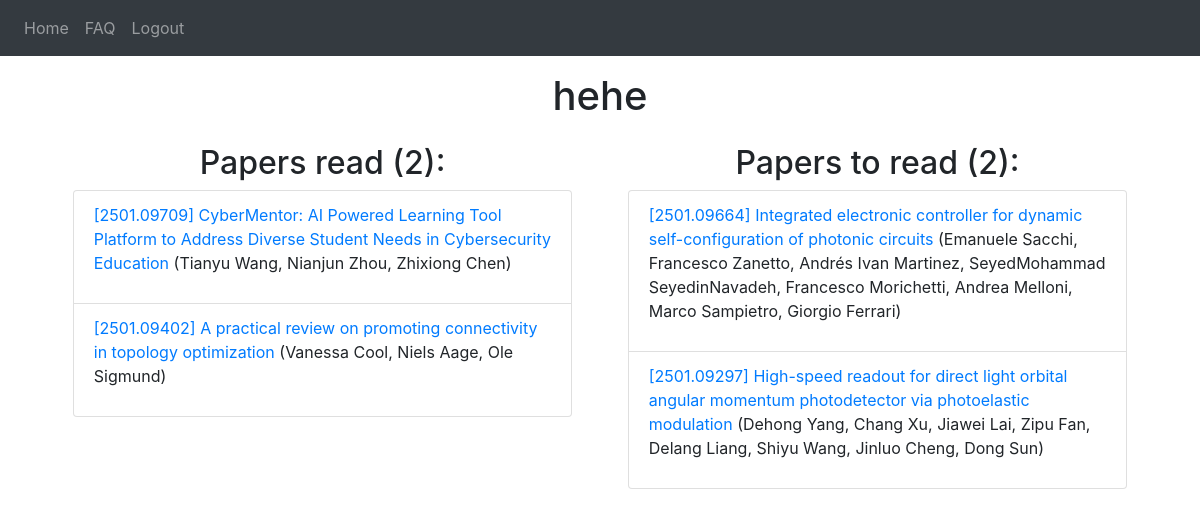
Screenshot of /user/hehe (signed in) with the database file from the repository.
### website/models.py (models this page shows)
class User(db.Model, UserMixin):
    id = db.Column(db.Integer, primary_key=True)
    email = db.Column(db.String(150), unique=True)
    password = db.Column(db.String(150))
    username = db.Column(db.String(150), unique=True)
    papers_read = db.relationship('PaperRead', cascade="all, delete-orphan")
    papers_to_read = db.relationship('PaperToRead', cascade="all, delete-orphan")

class PaperRead(db.Model):
    id = db.Column(db.Integer, primary_key=True)
    title = db.Column(db.String(10000))
    authors = db.Column(db.String(10000))
    date = db.Column(db.DateTime(timezone=True), default=func.now())
    link = db.Column(db.String(10000))
    user_id = db.Column(db.Integer, db.ForeignKey('user.id'))

class PaperToRead(db.Model):
    id = db.Column(db.Integer, primary_key=True)
    title = db.Column(db.String(10000))
    authors = db.Column(db.String(10000))
    date = db.Column(db.DateTime(timezone=True), default=func.now())
    link = db.Column(db.String(10000))
    user_id = db.Column(db.Integer, db.ForeignKey('user.id'))

### website/views.py (the view)
@views.route('/user/<username>', methods=['GET', 'POST'])
@login_required
def user(username):
    user = db.first_or_404(sa.select(User).where(User.username == username))
    return render_template('user.html', user=user)

### website/__init__.py (called while the page is built)
def create_app():
    app = Flask(__name__)
    app.config['SECRET_KEY'] = secret_key.SECRET_KEY
    app.config['SQLALCHEMY_DATABASE_URI'] = f'sqlite:///{DB_NAME}'
    db.init_app(app)
    from .views import views
    from .auth import auth
    app.register_blueprint(views, url_prefix='/')
    app.register_blueprint(auth, url_prefix='/')
    from .models import User, PaperToRead, PaperRead
    with app.app_context():
        db.create_all()
    login_manager = LoginManager()
    login_manager.login_view = 'auth.login'
    login_manager.init_app(app)
    @login_manager.user_loader
    def load_user(id):
        return User.query.get(int(id))
    return app

### website/templates/user.html (shortened to what this page needs)
<link rel="stylesheet" href="{{ url_for('static', filename='styles.css') }}">
<!DOCTYPE html>
<html lang="en">
<head>
</head>
<body>
{% extends "base.html" %}
{% block content %}
<div class="user-container">
    <h1>{{ user.username }}</h1>
</div>
<div class="container-userpage">
<div class="container-papers">
    <h2 class="papers_list">Papers read ({{ user.papers_read|length }}):</h2>
    <ul class="ul-centered">
        {% for paper_read in user.papers_read %}
        <li class="list-group-item li-papers">
            <p><a href={{ paper_read.link }}>{{ paper_read.title }}</a> ({{ paper_read.authors }})</p>
        </li>
        {% endfor %}
    </ul>
</div>
<div class="container-papers">
    <h2 class="papers_list">Papers to read ({{ user.papers_to_read|length }}):</h2>
    <ul class="ul-centered">
        {% for paper_to_read in user.papers_to_read %}
        <li class="list-group-item li-papers">
            <p><a href={{ paper_to_read.link }}>{{ paper_to_read.title }}</a> ({{ paper_to_read.authors }})</p>
        </li>
        {% endfor %}
    </ul>
</div>
</div>
{% endblock %}

### website/static/styles.css (style rules this page uses)
.li-papers { word-wrap: break-word; white-space: normal; overflow-wrap: break-word; width: 100%; justify-content: space-between; display: flex; min-height: 1%; align-items: flex-start; }
.container-papers { min-width: 45%; max-width: 45%; }
.user-container { width: 100%; display: flex; justify-content: center; margin: 2vh 0vw 2vh 0vw; }
.container-userpage { display: flex; justify-content: space-around; flex-wrap: wrap; }
.papers_list { text-align: center; }
.ul-centered { list-style-type: none; padding: 0; margin: 0; }

### rows the page displays
User: username "hehe"
PaperRead: title "[2501.09709] CyberMentor: AI Powered Learning Tool Platform to Address Diverse Student Needs in Cybersecurity Education", authors "Tianyu Wang, Nianjun Zhou, Zhixiong Chen"
PaperRead: title "[2501.09402] A practical review on promoting connectivity in topology optimization", authors "Vanessa Cool, Niels Aage, Ole Sigmund"
PaperToRead: title "[2501.09664] Integrated electronic controller for dynamic self-configuration of photonic circuits", authors "Emanuele Sacchi, Francesco Zanetto, Andrés Ivan Martinez, SeyedMohammad SeyedinNavadeh, Francesco Morichetti, Andrea Melloni, Marco Sampietro, Giorgio Ferrari"
PaperToRead: title "[2501.09297] High-speed readout for direct light orbital angular momentum photodetector via photoelastic modulation", authors "Dehong Yang, Chang Xu, Jiawei Lai, Zipu Fan, Delang Liang, Shiyu Wang, Jinluo Cheng, Dong Sun"

### other values shown
{{ user.papers_read|length }} "2"
{{ user.papers_to_read|length }} "2"
